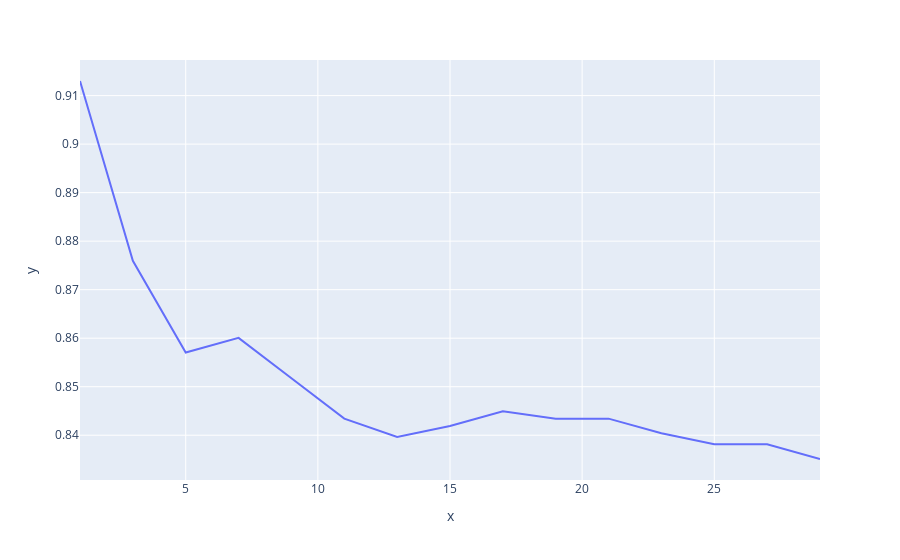

Notebook cell for this chart:
### Code cell
px.line(x=k_values, y=accuracy_values)

### Figure 1 — Plotly figure (JSON) as saved in the notebook; plotly's stock layout.template omitted (floating-point values rounded to 4 significant figures)
{"data": [{"hovertemplate": "x=%{x}<br>y=%{y}<extra></extra>", "legendgroup": "", "line": {"color": "#636efa", "dash": "solid"}, "marker": {"symbol": "circle"}, "mode": "lines", "name": "", "orientation": "v", "showlegend": false, "type": "scatter", "x": [1, 3, 5, 7, 9, 11, 13, 15, 17, 19, 21, 23, 25, 27, 29], "xaxis": "x", "y": [0.913, 0.8759, 0.857, 0.8601, 0.8517, 0.8434, 0.8396, 0.8419, 0.8449, 0.8434, 0.8434, 0.8404, 0.8381, 0.8381, 0.8351], "yaxis": "y"}], "layout": {"legend": {"tracegroupgap": 0}, "margin": {"t": 60}, "xaxis": {"anchor": "y", "domain": [0, 1], "title": {"text": "x"}}, "yaxis": {"anchor": "x", "domain": [0, 1], "title": {"text": "y"}}}}
